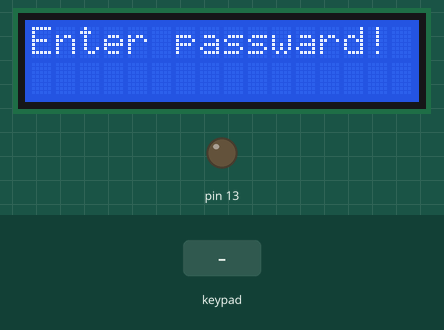
Simulated run of this sketch. Board: Arduino Uno, built with avr-gcc and run on an emulated ATmega328P. On the bench: 16×2 character LCD, output pins drawn as LEDs (lit = HIGH). The test bench sets the inputs (shaded band).

Above: at 1.2 s.
1.3 s: keypad keys 4 8 9 pressed 0.4 s apart
At 2.9 s:
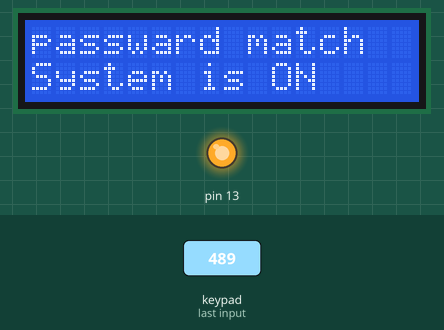
4.6 s: keypad keys 5 8 0 pressed 0.4 s apart
At 5.7 s:
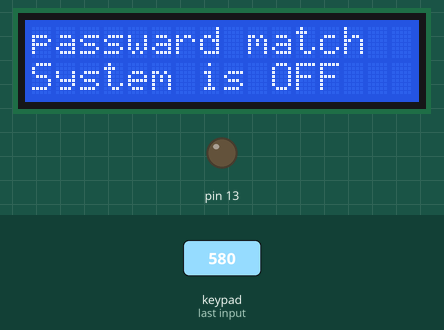
7.9 s: keypad keys 2 3 4 5 pressed 0.4 s apart
At 10.6 s:
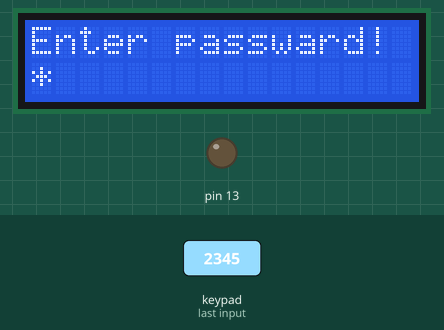
11.2 s: key '1' pressed
At 12.4 s:
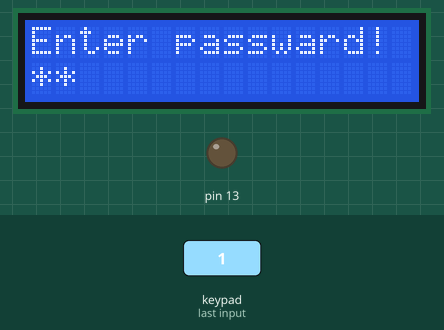
12.7 s: key '4' pressed
At 13.5 s:
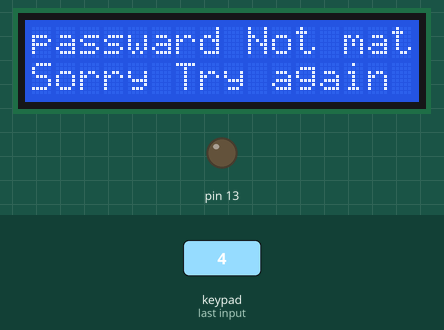
Timing chart, 0 to 15.7 s (numbered marks = the images above; inputs shaded):
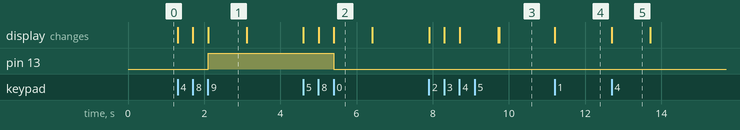

Measured:
- after the input at 1.3 s, pin 13: LOW → HIGH after 0.81 s; the display: first changes at once (image 1 shows a later state)
- after the input at 4.6 s, pin 13: HIGH → LOW after 0.81 s; the display: first changes at once (image 2 shows a later state)
- after the input at 7.9 s, the display: changes at once (image 3)
- after the input at 11.2 s, the display: changes at once (image 4)
- after the input at 12.7 s, the display: changes at once (image 5)
- what the display in image 1 shows lasts 1.0 s, from 2.1 s to 3.1 s

The sketch:

sketch_may16a.ino
```cpp
#include <Keypad.h>
#include <LiquidCrystal.h>
const byte ROWS = 4; //four rows
const byte COLS = 3; //three columns
LiquidCrystal lcd(9, 10, 11, 12, 14, 15);
char keys[ROWS][COLS] = {
  {'1','2','3'},
  {'4','5','6'},
  {'7','8','9'},
  {'*','0','#'}
};
byte rowPins[ROWS] = {2, 3, 4,5}; //connect to the row pinouts of the keypad
byte colPins[COLS] = {6, 7, 8}; //connect to the column pinouts of the keypad

Keypad keypad = Keypad( makeKeymap(keys), rowPins, colPins, ROWS, COLS );
char getpass[3];
char setpass1[3]={'4','8','9'};
char setpass2[3]={'5','8','0'};
void setup()
{
    pinMode(13,OUTPUT);
    digitalWrite(13,LOW);
     lcd.begin(16, 2);
     lcd.setCursor(0,0);
    lcd.print("Enter passward!");delay(10);
   lcd.setCursor(0,1);
}


void loop()
{
  int x=0;
  int x1=0;

   for(int i=0;i<3;)
  {

  char key = keypad.getKey();
   if (key)
   {
    getpass[i]=key;
    lcd.print('*');
     i++;
   }

  }

     for(int i=0;i<3; i++)
  {
    if(getpass[i]==setpass1[i])
    {
     x++;
     }
       if(getpass[i]==setpass2[i])
    {
     x1++;
     }

  }
  if(x==3)
    {
       lcd.setCursor(0,0);
        lcd.print("passward match    ");
         lcd.setCursor(0,1);
       lcd.print("System is ON      ");
       digitalWrite(13,HIGH);   delay(1000);
     }

  else if(x1==3)
    {
       lcd.setCursor(0,0);
       lcd.print("passward match    ");
       lcd.setCursor(0,1);
       lcd.print("System is OFF     ");
       digitalWrite(13,LOW);delay(1000);
     }
     else
     {
     lcd.setCursor(0,0);
      lcd.print("passward Not match   ");
     lcd.setCursor(0,1);
     lcd.print("Sorry Try again      ");delay(1000);
     }
      lcd.clear();
      lcd.setCursor(0,0);
      lcd.print("Enter passward!   ");delay(10);
     lcd.setCursor(0,1);


  }
```
